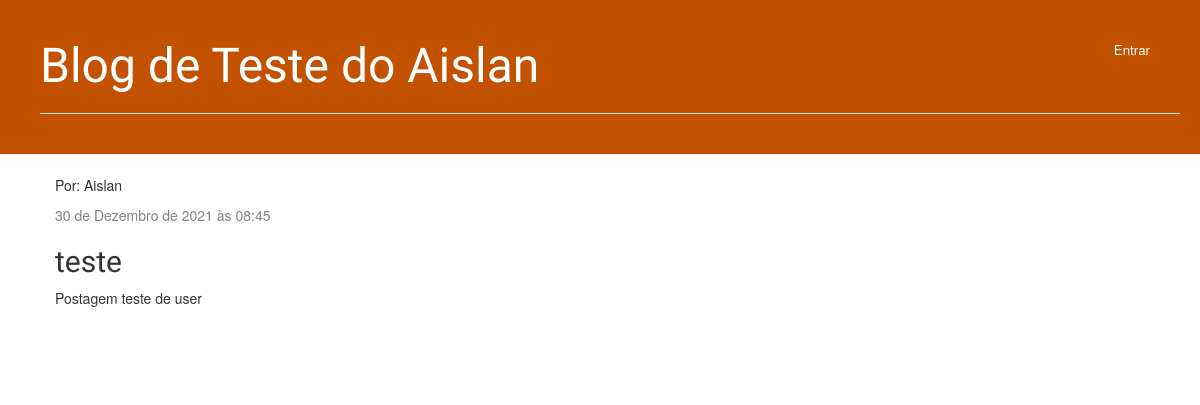
The app's page /post/17/ with its own data.
### blog/models.py (models this page shows, shortened)
class Post(models.Model):
    author = models.ForeignKey(settings.AUTH_USER_MODEL, on_delete=models.CASCADE)
    title = models.CharField(max_length=200)
    text = models.TextField()
    created_date = models.DateTimeField(default=timezone.now)
    published_date = models.DateTimeField(blank=True, null=True)# campo tipo DateTimeField, aqui estou criando o campo da tabela

### blog/views.py (the view)
# urls.py: path('post/<int:pk>/', views.post_detail, name='post_detail'),
def post_detail(request, pk):
    post = get_object_or_404(Post, pk=pk)
    return render(request, 'blog/post_detail.html', {'post': post})

### blog/templates/blog/post_detail.html (shortened to what this page needs)
{% extends 'blog/base.html' %}
{% block content %}
    <div class="post">
        {% if post.published_date %}
        <p>Por: {{post.author}}</p>
            <div class="date">
                {{ post.published_date }}
            </div>
        {% endif %}
        <h2>{{ post.title }}</h2>
        <p>{{ post.text|linebreaksbr }}</p>
    </div>
{% endblock %}

### blog/static/css/blog.css (style rules this page uses)
h1, h2, h3, h4 { font-family: 'Lobster', cursive; }
.date { color: #828282; }
.post { margin-bottom: 70px; }

### records on screen
Post: author "Aislan", published_date "30 de Dezembro de 2021 às 08:45", title "teste", text "Postagem teste de user"
